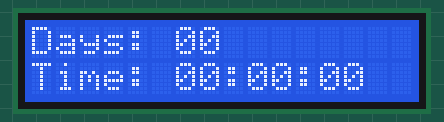
The sketch below on a simulated Arduino Uno, built with avr-gcc and run on an emulated ATmega328P. On the bench: 16×2 character LCD.

Above: at 0.2 s.
At 3.2 s:
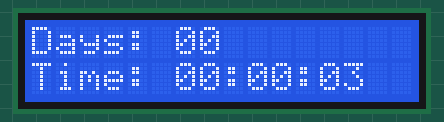
At 6.2 s:
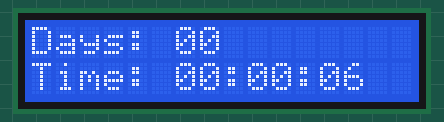
At 15.2 s:
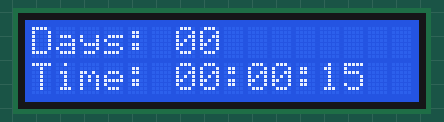
At 21.2 s:
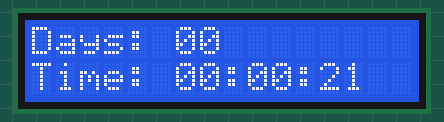
At 35.2 s:
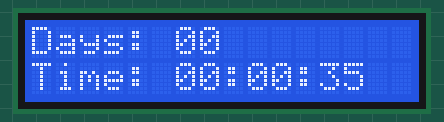

Measured:
- what the display in image 0 shows lasts 1.9 s, from 0.2 s to 2.1 s
- what the display in image 1 shows lasts 2.0 s, from 3.1 s to 5.1 s

The sketch:

Display.ino
```cpp
#include <Wire.h>                          //  Подключаем библиотеку для работы с шиной I2C
#include <LiquidCrystal_I2C.h>             //  Подключаем библиотеку для работы с LCD дисплеем по шине I2C
LiquidCrystal_I2C lcd(0x27,16,2);          //  Объявляем  объект библиотеки, указывая параметры дисплея (адрес I2C = 0x27, количество столбцов = 16, количество строк = 2)
                                           //
uint8_t  tim_D, tim_H, tim_M, tim_S;       //  Объявляем  переменные для хранения дней, часов, минут и секунд.
uint32_t tim;                              //  Объявляем  переменную для хранения общего количества времени прошедшего после старта.
                                           //  Если надпись не появилась, замените адрес 0x27 на 0x3F
void setup(){                              //
    lcd.init();                            //  Инициируем работу с LCD дисплеем
    lcd.backlight();                       //  Включаем подсветку LCD дисплея
}                                          //
                                           //
void loop(){                               //
//  Получаем время прошедшее после старта: //
    tim   =  millis()   / 1000;            //  Получаем общее количество секунд (максимум 4'294'967 сек ≈ 49,7 дней).
    tim_S =  tim        % 60;              //  Получаем секунды: остаток от деления всех секунд на минуту (60 сек).
    tim   = (tim-tim_S) / 60;              //  Получаем общее количество минут.
    tim_M =  tim        % 60;              //  Получаем минуты: остаток от деления всех минут на час (60 мин).
    tim   = (tim-tim_M) / 60;              //  Получаем общее количество часов.
    tim_H =  tim        % 24;              //  Получаем часы: остаток от деления всех часов на день (24 час).
    tim_D = (tim-tim_H) / 24;              //  Получаем общее количество дней.
//  Выводим время прошедшее после старта:  //
    if (millis()%1000<100){                //  Условие выполняется в течении 100 первых миллисекунд каждой новой секунды.
        delay(100);  lcd.setCursor(0, 0);  //  Устанавливаем курсор в позицию (0 столбец, 0 строка).
                     lcd.print("Days: ");  //  Выводим текст.
        if(tim_D<10){lcd.print( 0      );} //  Выводим 0 перед количеством дней.
                     lcd.print(tim_D   );  //  Выводим количество дней.
                     lcd.setCursor(0, 1);  //  Устанавливаем курсор в позицию (0 столбец, 1 строка)
                     lcd.print("Time: ");  //  Выводим текст.
        if(tim_H<10){lcd.print( 0      );} //  Выводим 0 перед количеством часов.
                     lcd.print(tim_H   );  //  Выводим количество часов.
                     lcd.print(':'     );  //  Выводим символ.
        if(tim_M<10){lcd.print( 0      );} //  Выводим 0 перед количеством минут.
                     lcd.print(tim_M   );  //  Выводим количество минут.
                     lcd.print(':'     );  //  Выводим символ.
        if(tim_S<10){lcd.print( 0      );} //  Выводим 0 перед количеством секунд.
                     lcd.print(tim_S   );  //  Выводим количество секунд.
    }                                      //
}                                          //
```
